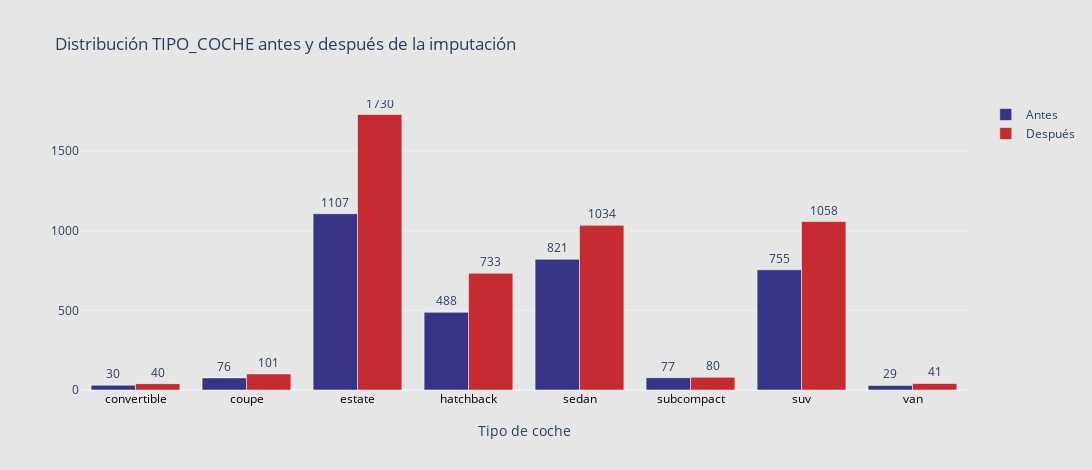

Here is the notebook cell this chart was saved with:
### Code cell
# Conteos por tipo de coche (ordenados)
antes_counts = df_antes['tipo_coche'].value_counts().sort_index()
despues_counts = df_bmw['tipo_coche'].value_counts().sort_index()

# Etiquetas combinadas para X: antes y después (intercalado)
x_vals = list(antes_counts.index) + list(despues_counts.index)
y_vals = list(antes_counts.values) + list(despues_counts.values)

# Colores: ejemplo con un color para antes y otro para después
colors = ['#373485'] * len(antes_counts) + ['#c52b30'] * len(despues_counts)

fig = go.Figure()

# Añadimos barras para antes
fig.add_trace(go.Bar(
    x=[str(i) for i in antes_counts.index],
    y=antes_counts.values,
    marker_color='#373485',
    name='Antes',
    text=antes_counts.values,
    textposition='outside',
    opacity=1,
))

# Añadimos barras para después
fig.add_trace(go.Bar(
    x=[str(i) for i in despues_counts.index],
    y=despues_counts.values,
    marker_color='#c52b30',
    name='Después',
    text=despues_counts.values,
    textposition='outside',
    opacity=1,
))

# Configuramos el layout para que sea similar
fig.update_layout(
    title="Distribución TIPO_COCHE antes y después de la imputación",
    xaxis_title="Tipo de coche",
    barmode='group',
    template='plotly_white',
    width=1200,
    height=470,
    plot_bgcolor='#e6e6e7',
    paper_bgcolor='#e6e6e7',
    xaxis=dict(
        tickfont=dict(color='black'),
        title_standoff=20
    )
)

fig.show()

### Figure 1 — Plotly figure (JSON) as saved in the notebook; plotly's stock layout.template omitted (floating-point values rounded to 4 significant figures)
{"data": [{"marker": {"color": "#373485"}, "name": "Antes", "opacity": 1, "text": [30.0, 76.0, 1107.0, 488.0, 821.0, 77.0, 755.0, 29.0], "textposition": "outside", "type": "bar", "x": ["convertible", "coupe", "estate", "hatchback", "sedan", "subcompact", "suv", "van"], "y": [30, 76, 1107, 488, 821, 77, 755, 29]}, {"marker": {"color": "#c52b30"}, "name": "Después", "opacity": 1, "text": [40.0, 101.0, 1730.0, 733.0, 1034.0, 80.0, 1058.0, 41.0], "textposition": "outside", "type": "bar", "x": ["convertible", "coupe", "estate", "hatchback", "sedan", "subcompact", "suv", "van"], "y": [40, 101, 1730, 733, 1034, 80, 1058, 41]}], "layout": {"barmode": "group", "height": 470, "paper_bgcolor": "#e6e6e7", "plot_bgcolor": "#e6e6e7", "title": {"text": "Distribución TIPO_COCHE antes y después de la imputación"}, "width": 1200, "xaxis": {"tickfont": {"color": "black"}, "title": {"standoff": 20, "text": "Tipo de coche"}}}}
